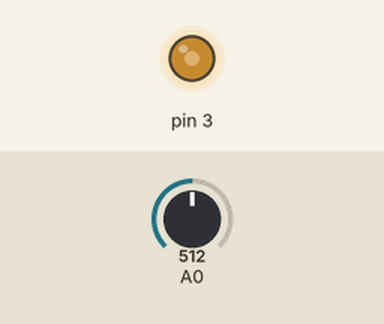
This sketch was run on a simulated Arduino Uno, built with avr-gcc and run on an emulated ATmega328P. Shown: output pins drawn as LEDs (lit = HIGH). The test bench sets the inputs (shaded band); at power-on: A0 = 512.

Above: at 1.2 s.
1.3 s: A0 set to 716
At 2.1 s:
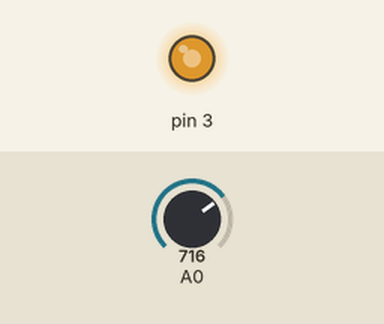
2.8 s: A0 set to 900
At 3.2 s:
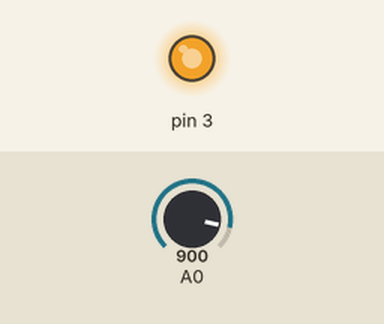
4.3 s: A0 set to 122
At 5.5 s:
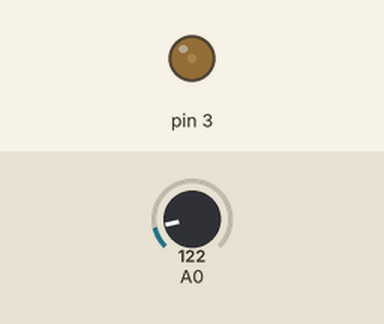
5.8 s: A0 set to 0
At 6.7 s:
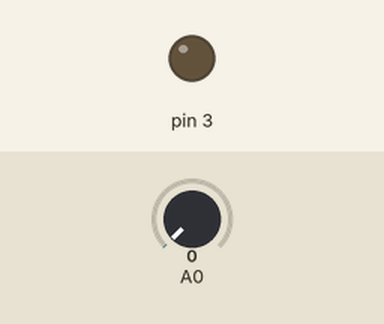
Timing chart, 0 to 8.3 s (numbered marks = the images above; inputs shaded):
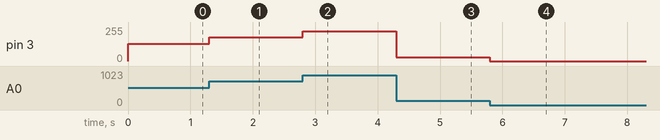

Measured:
- after the input at 1.3 s, pin 3: 128/255 → 179/255 at once
- after the input at 2.8 s, pin 3: 179/255 → 225/255 at once
- after the input at 4.3 s, pin 3: 225/255 → 30/255 at once
- after the input at 5.8 s, pin 3: 30/255 → 0/255 at once

The sketch:

ADC.ino
```cpp
//ADC
int a;
void setup() {
  pinMode(3,OUTPUT);
}
void loop() {
  a = analogRead(A0);
  analogWrite(3,a>>2);
}
```
